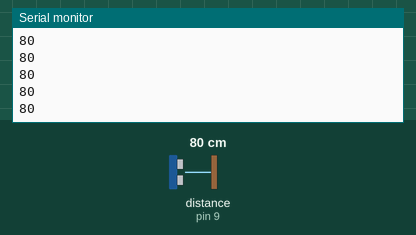
Bench run of a sketch on a simulated Arduino Uno, built with avr-gcc and run on an emulated ATmega328P. Parts: the last lines printed to the serial monitor. Inputs (shaded band) come from the test bench; at power-on: distance to the obstacle (sensor on pin 9) 80 cm. The echo pulse lasts 58.3 µs per cm.

Above: at 1.2 s.
1.3 s: distance to the obstacle (sensor on pin 9) set to 2 cm
At 1.38 s:
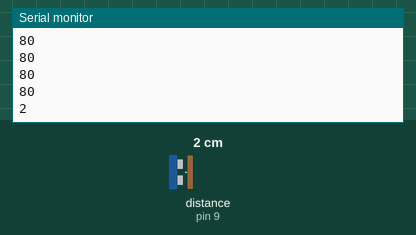
2.8 s: distance to the obstacle (sensor on pin 9) set to 4 cm
At 2.89 s:
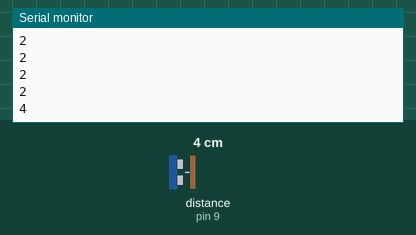
Timing chart, 0 to 5.8 s (numbered marks = the images above; inputs shaded):
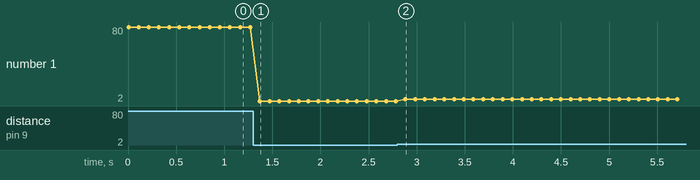

The sketch:

UltrasonicRangeFinder_Example.ino
```cpp
#include <Ultrasonic.h>

//ultrasonic range finder setup
int triggerPin =  10;
int echoPin = 9;
int maxDistance = 375;
Ultrasonic sonar(triggerPin, echoPin);

void setup()
{
  Serial.begin(9600);
}

void loop()
{
    int sonarVal = sonar.Ranging(CM);

    Serial.flush();
    Serial.println(sonarVal);

    delay(100);//10 times a second seems like enough
}
```

Measured:
- after the input at 1.3 s, the serial monitor: prints a new line after 0.07 s (image 1)
- after the input at 2.8 s, the serial monitor: prints a new line after 0.08 s (image 2)
- plotted number 1: 80 → 2 after the input at 1.3 s, 2 → 4 after the input at 2.8 s
